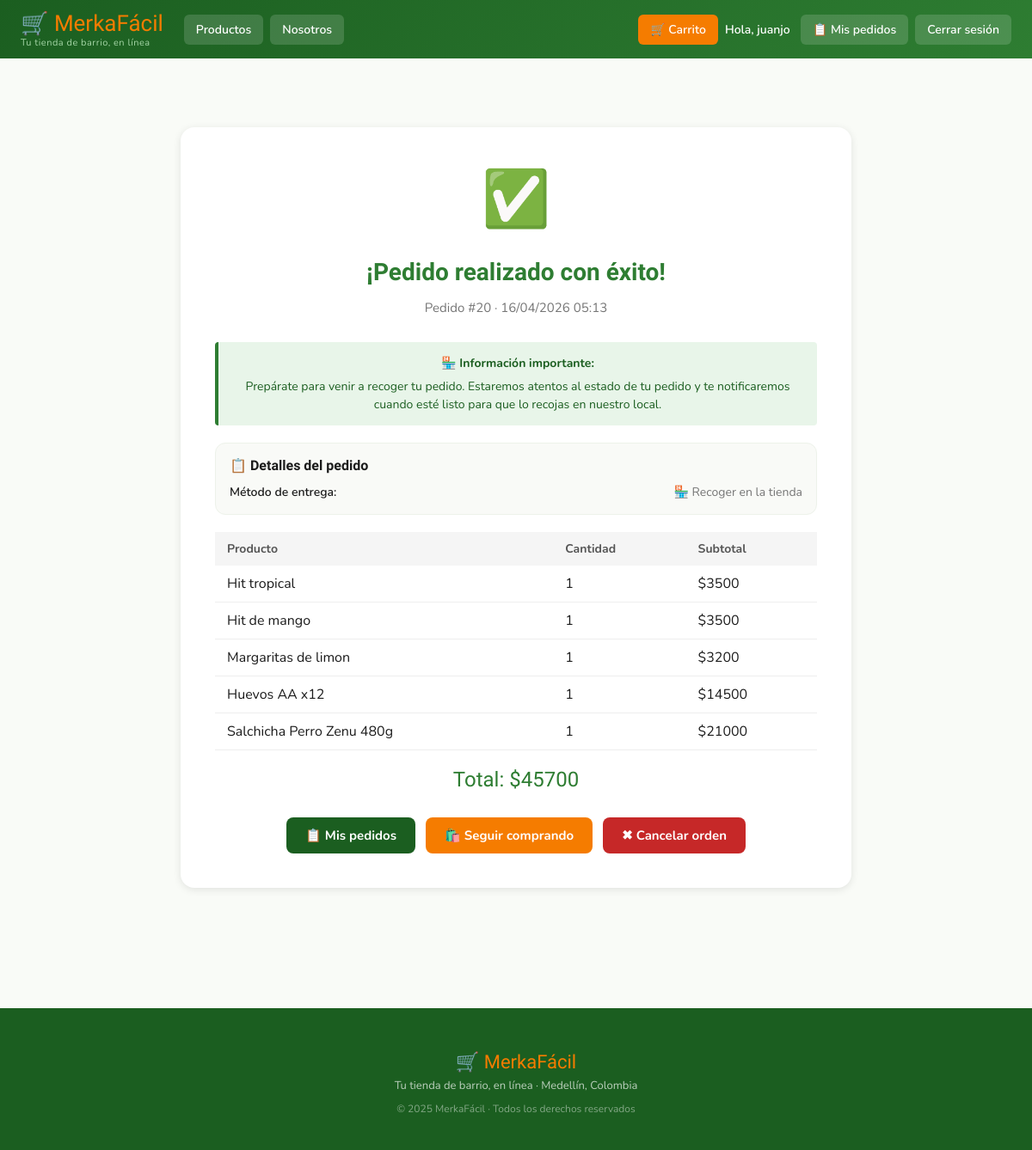
The app's page /cart/confirmation/20/ (signed in) with its own data.
### carrito/models.py (models this page shows, shortened)
class Order(models.Model):
    STATUS_CHOICES = [
        ("pending", "Pendiente"),
        ("processing", "En proceso"),
        ("delivered", "Entregado"),
        ("cancelled", "Cancelado"),
    ]
    DELIVERY_CHOICES = [
        ("pickup", "Recoger en la tienda"),
        ("delivery", "Delivery"),
    ]
    PAYMENT_CHOICES = [
        ("cash", "Efectivo"),
        ("card", "Tarjeta"),
    ]
    user = models.ForeignKey(User, on_delete=models.CASCADE, related_name="orders")
    date = models.DateTimeField(auto_now_add=True)
    total = models.DecimalField(max_digits=10, decimal_places=0)
    status = models.CharField(max_length=20, choices=STATUS_CHOICES, default="pending")
    delivery_method = models.CharField(max_length=20, choices=DELIVERY_CHOICES, null=True, blank=True)
    payment_method = models.CharField(max_length=20, choices=PAYMENT_CHOICES, null=True, blank=True)
    class Meta:
        ordering = ["-date"]
        verbose_name = "Pedido"
        verbose_name_plural = "Pedidos"

class OrderItem(models.Model):
    order = models.ForeignKey(Order, on_delete=models.CASCADE, related_name="items")
    product_id = models.IntegerField()
    name = models.CharField(max_length=200)
    price = models.DecimalField(max_digits=10, decimal_places=0)
    quantity = models.IntegerField()
    image = models.CharField(max_length=500, blank=True)
    def subtotal(self):
        return self.price * self.quantity

### carrito/views.py (the view)
# urls.py: path("confirmation/<int:order_id>/", views.order_confirmation, name="order_confirmation"),
@login_required
def order_confirmation(request, order_id):
    order = get_object_or_404(Order, id=order_id, user=request.user)
    return render(request, "carrito/Confirmation.html", {"order": order})

### carrito/cart.py (called while the page is built)
    def total_items(self):
        return sum(item["quantity"] for item in self.cart.values())

### carrito/context_processors.py (called while the page is built)
def cart_count(request):
    cart = Cart(request)
    return {'cart_count': cart.total_items()}

### carrito/templates/carrito/Confirmation.html (shortened to what this page needs)
{% extends "base.html" %}
{% block content %}
<div class="confirmacion-container">
    <div class="icono-ok">✅</div>
    <h2>¡Pedido realizado con éxito!</h2>
    <p class="order-num">Pedido #{{ order.id }} · {{ order.date|date:"d/m/Y H:i" }}</p>
    {% if order.delivery_method == "pickup" %}
    <div class="pickup-message">
        <strong>🏪 Información importante:</strong>
        Prepárate para venir a recoger tu pedido. Estaremos atentos al estado de tu pedido y te notificaremos cuando esté listo para que lo recojas en nuestro local.
    </div>
    {% endif %}
    <div class="info-section">
        <h3>📋 Detalles del pedido</h3>
        <div class="info-row">
            <span class="info-label">Método de entrega:</span>
            <span>
                {% if order.delivery_method == "pickup" %}
                    🏪 Recoger en la tienda
                {% elif order.delivery_method == "delivery" %}
                    🚗 Delivery a domicilio
                {% else %}
                    No especificado
                {% endif %}
            </span>
        </div>
    </div>
    <table>
        <thead>
            <tr>
                <th>Producto</th>
                <th>Cantidad</th>
                <th>Subtotal</th>
            </tr>
        </thead>
        <tbody>
            {% for item in order.items.all %}
            <tr>
                <td>{{ item.name }}</td>
                <td>{{ item.quantity }}</td>
                <td>${{ item.subtotal|floatformat:0 }}</td>
            </tr>
            {% endfor %}
        </tbody>
    </table>
    <div class="total-final">Total: ${{ order.total|floatformat:0 }}</div>
    <div class="acciones">
        <a href="{% url 'my_orders' %}" class="btn-orders">📋 Mis pedidos</a>
        <a href="{% url 'catalog' %}" class="btn-seguir">🛍️ Seguir comprando</a>
        {% if order.status == "pending" %}
        {% url 'cancel_order' order.id as cancel_url %}
        <button
            class="btn-cancelar"
            data-cancel-url="{{ cancel_url }}"
            data-order-id="{{ order.id }}"
            data-order-ts="{{ order.date|date:'U' }}"
            onclick="confirmCancelOrder(this.dataset.cancelUrl, this.dataset.orderId, this.dataset.orderTs)"
        >
            ✖ Cancelar orden
        </button>
        {% endif %}
    </div>
</div>
{% endblock %}

### core/templates/base.html (shortened to what this page needs)
<html lang="es">
<head>
</head>
<body>
    <div class="navbar">
        <a href="/" class="brand-logo">
            <span class="brand-name">🛒 MerkaFácil</span>
            <span class="brand-slogan">Tu tienda de barrio, en línea</span>
        </a>
        <a href="{% url 'catalog' %}"><button>Productos</button></a>
        <a href="{% url 'about' %}"><button>Nosotros</button></a>
        <a href="{% url 'cart' %}" class="carrito-btn">
            <button>🛒 Carrito</button>
        </a>
        {% if user.is_authenticated %}
            <span class="user">Hola, {{ user.username }}</span>
            <a href="{% url 'my_orders' %}"><button>📋 Mis pedidos</button></a>
            <a href="{% url 'logout' %}" onclick="return confirmAction({ url: this.href, title: '¿Cerrar sesión?', message: '¿Seguro que quieres salir de tu cuenta actual?', confirmText: 'Sí, cerrar sesión', icon: '🚪', mode: 'warning' });">
                <button>Cerrar sesión</button>
            </a>
        {% else %}
            <a href="{% url 'login' %}"><button>Ingresar</button></a>
            <a href="{% url 'signup' %}"><button>Registrarse</button></a>
        {% endif %}
    </div>
    <div class="content">
        {% block content %}{% endblock %}
    </div>
    <footer class="footer">
        <p class="footer-brand">🛒 MerkaFácil</p>
        <p class="footer-sub">Tu tienda de barrio, en línea · Medellín, Colombia</p>
        <p class="footer-copy">© 2025 MerkaFácil · Todos los derechos reservados</p>
    </footer>
</body>
</html>

### core/templates/base.html (style rules this page uses)
:root { --verde-principal: #2E7D32; --verde-oscuro: #1B5E20; --verde-claro: #A5D6A7; --naranja-marca: #F57C00; --fondo-suave: #F9FBF7; --texto-oscuro: #1B1B1B; --gris-medio: #757575; }
body { margin: 0; font-family: 'Nunito', sans-serif; background: var(--fondo-suave); color: var(--texto-oscuro); }
.navbar { background: linear-gradient(135deg, var(--verde-oscuro), var(--verde-principal)); padding: 12px 24px; display: flex; gap: 8px; align-items: center; flex-wrap: wrap; }
.brand-logo { text-decoration: none; margin-right: 16px; line-height: 1.2; }
.brand-logo .brand-name { font-family: 'Fredoka One', cursive; font-size: 26px; color: var(--naranja-marca); display: block; }
.brand-logo .brand-slogan { font-size: 11px; color: var(--verde-claro); letter-spacing: 0.5px; }
.navbar a:not(.brand-logo) { text-decoration: none; }
.navbar button { padding: 8px 14px; border: none; border-radius: 6px; background: rgba(255,255,255,0.15); color: white; font-size: 14px; font-family: 'Nunito', sans-serif; font-weight: 600; cursor: pointer; transition: background 0.2s; }
.carrito-btn { position: relative; display: inline-block; margin-left: auto; }
.carrito-btn button { background: var(--naranja-marca); }
.navbar .user { color: white; font-weight: 600; font-size: 14px; margin-right: 4px; }
.content { padding: 40px; }
.footer { background: var(--verde-oscuro); color: white; text-align: center; padding: 28px 24px; margin-top: 60px; }
.footer .footer-brand { font-family: 'Fredoka One', cursive; font-size: 22px; color: var(--naranja-marca); margin-bottom: 6px; }
.footer .footer-sub { font-size: 13px; opacity: 0.7; margin: 0; }
.footer .footer-copy { font-size: 12px; opacity: 0.45; margin-top: 10px; }

### carrito/templates/carrito/Confirmation.html (style rules this page uses)
.confirmacion-container { max-width: 700px; margin: 40px auto; background: white; border-radius: 16px; padding: 40px; box-shadow: 0 2px 10px rgba(0,0,0,0.1); text-align: center; }
.icono-ok { font-size: 64px; margin-bottom: 12px; }
h2 { font-family: 'Fredoka One', cursive; color: var(--verde-principal); font-size: 28px; margin-bottom: 6px; }
.order-num { color: var(--gris-medio); margin-bottom: 30px; font-size: 15px; }
.info-section { background: #f9faf7; border-radius: 12px; padding: 16px; margin-bottom: 20px; border: 1px solid #edf2ea; text-align: left; }
.info-section h3 { margin: 0 0 12px; font-family: 'Fredoka One', cursive; color: var(--texto-oscuro); font-size: 16px; }
.info-row { display: flex; justify-content: space-between; gap: 16px; margin-bottom: 8px; color: var(--gris-medio); font-size: 14px; }
.info-row:last-child { margin-bottom: 0; }
.info-label { font-weight: 600; color: var(--texto-oscuro); }
.pickup-message { background: #e8f5e9; border-left: 4px solid var(--verde-principal); padding: 14px; margin-bottom: 20px; border-radius: 4px; color: var(--verde-oscuro); font-size: 14px; line-height: 1.5; }
.pickup-message strong { display: block; margin-bottom: 6px; }
table { width: 100%; border-collapse: collapse; text-align: left; margin-bottom: 20px; }
th { background: #f5f5f5; padding: 10px 14px; font-size: 14px; color: #555; }
td { padding: 10px 14px; border-bottom: 1px solid #eee; }
.total-final { font-family: 'Fredoka One', cursive; font-size: 24px; color: var(--verde-principal); margin: 16px 0 30px; }
.acciones { display: flex; gap: 12px; justify-content: center; flex-wrap: wrap; }
.btn-orders, .btn-seguir { color: white; padding: 11px 22px; border-radius: 8px; text-decoration: none; font-family: 'Nunito', sans-serif; font-weight: 700; font-size: 15px; transition: opacity 0.2s; }
.btn-orders { background: var(--verde-oscuro); }
.btn-seguir { background: var(--naranja-marca); }
.btn-cancelar { color: white; padding: 11px 22px; border-radius: 8px; border: none; font-family: 'Nunito', sans-serif; font-weight: 700; font-size: 15px; cursor: pointer; transition: opacity 0.2s; background: #C62828; }

### records on screen
Order: id "20", date "16/04/2026 05:13", total "45700"
OrderItem: name "Hit tropical", quantity "1", subtotal "3500"
OrderItem: name "Hit de mango", quantity "1", subtotal "3500"
OrderItem: name "Margaritas de limon", quantity "1", subtotal "3200"
OrderItem: name "Huevos AA x12", quantity "1", subtotal "14500"
OrderItem: name "Salchicha Perro Zenu 480g", quantity "1", subtotal "21000"

### other values on screen
{{ user.username }} "juanjo"
